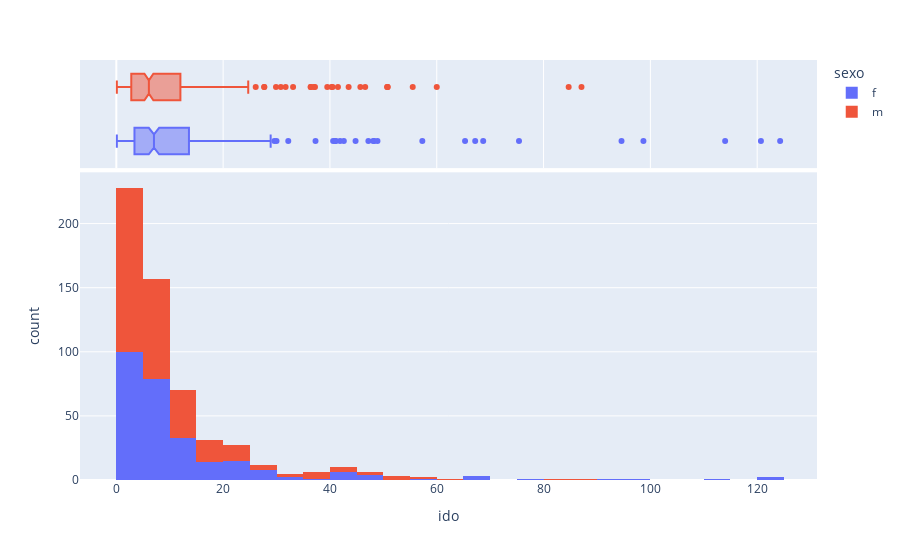
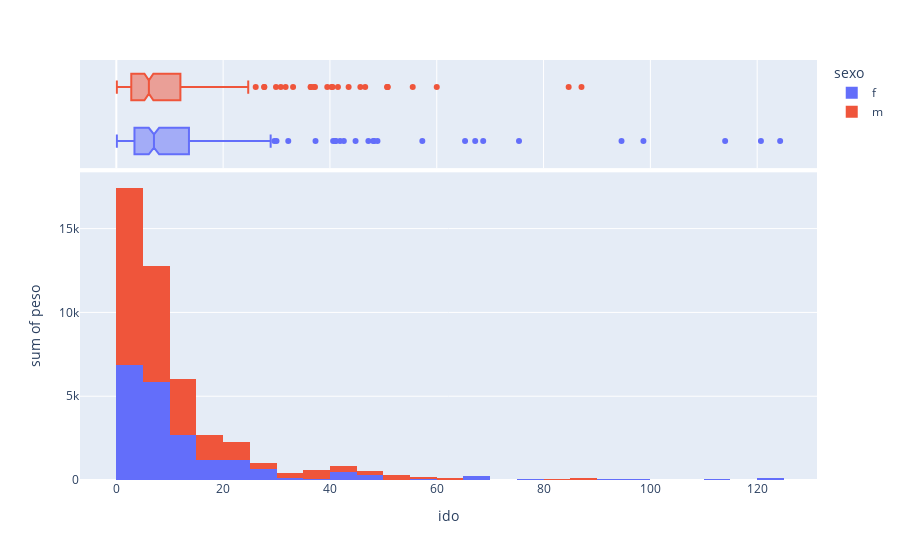
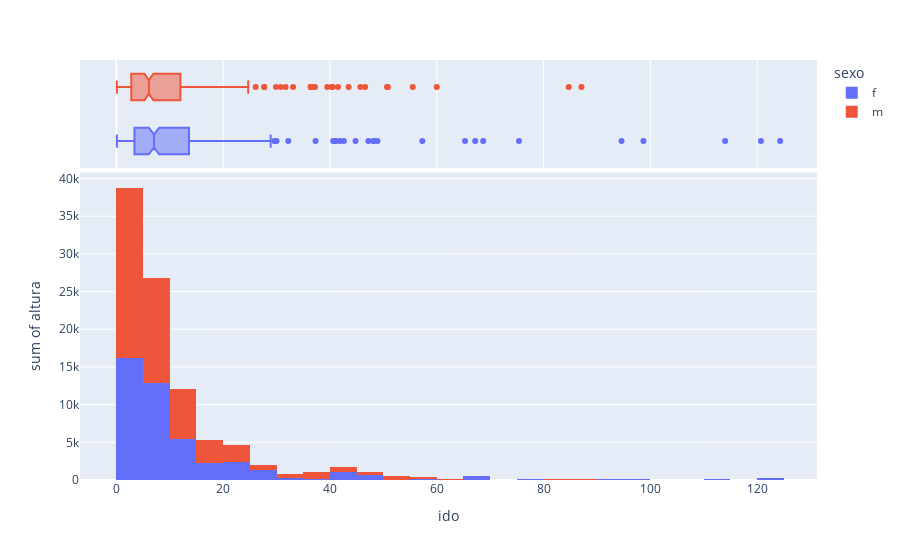

The cell these charts' notebook holds for them, in order:
### Code cell
pd.options.plotting.backend = "plotly"

# fig = px.histogram(df, x="ido", y="idade", color="sexo", marginal="box", hover_data=df.columns)
fig = px.histogram(df, x="ido", color="sexo", marginal="box", hover_data=df.columns)

fig.show()

fig = px.histogram(df, x="ido", y="peso", color="sexo", marginal="box", hover_data=df.columns)
fig.show()

fig = px.histogram(df, x="ido", y="altura", color="sexo", marginal="box", hover_data=df.columns)
fig.show()

### Figure 1 — Plotly figure (JSON) as saved in the notebook; plotly's stock layout.template omitted (floating-point values rounded to 4 significant figures; data arrays with more than 128 entries replaced by an {"elided": "..."} marker saying what was removed)
{"data": [{"alignmentgroup": "True", "bingroup": "x", "hovertemplate": "sexo=f<br>ido=%{x}<br>count=%{y}<extra></extra>", "legendgroup": "f", "marker": {"color": "#636efa", "pattern": {"shape": ""}}, "name": "f", "offsetgroup": "f", "orientation": "v", "showlegend": true, "type": "histogram", "x": {"elided": "273 float values"}, "xaxis": "x", "yaxis": "y"}, {"alignmentgroup": "True", "customdata": {"elided": "273x26 mixed values"}, "hovertemplate": "sexo=%{customdata[2]}<br>ido=%{x}<br>id_paciente=%{customdata[0]}<br>idade=%{customdata[1]}<br>peso=%{customdata[3]}<br>altura=%{customdata[4]}<br>Sequencia_exame=%{customdata[5]}<br>data_inicio=%{customdata[6]}<br>data_termino=%{customdata[7]}<br>fcminima=%{customdata[8]}<br>fcmedia=%{customdata[9]}<br>fcmaxima=%{customdata[10]}<br>bpm1=%{customdata[11]}<br>bpm2=%{customdata[12]}<br>bpm3=%{customdata[13]}<br>bpm4=%{customdata[14]}<br>bpm5=%{customdata[15]}<br>bpm6=%{customdata[16]}<br>bpm7=%{customdata[17]}<br>bpm8=%{customdata[18]}<br>bpm9=%{customdata[19]}<br>bpm10=%{customdata[20]}<br>bpm11=%{customdata[21]}<br>bpm12=%{customdata[22]}<br>bpm13=%{customdata[23]}<br>bpm14=%{customdata[24]}<br>bpm15=%{customdata[25]}<extra></extra>", "legendgroup": "f", "marker": {"color": "#636efa"}, "name": "f", "notched": true, "offsetgroup": "f", "showlegend": false, "type": "box", "x": {"elided": "273 float values"}, "xaxis": "x2", "yaxis": "y2"}, {"alignmentgroup": "True", "bingroup": "x", "hovertemplate": "sexo=m<br>ido=%{x}<br>count=%{y}<extra></extra>", "legendgroup": "m", "marker": {"color": "#EF553B", "pattern": {"shape": ""}}, "name": "m", "offsetgroup": "m", "orientation": "v", "showlegend": true, "type": "histogram", "x": {"elided": "297 float values"}, "xaxis": "x", "yaxis": "y"}, {"alignmentgroup": "True", "customdata": {"elided": "297x26 mixed values"}, "hovertemplate": "sexo=%{customdata[2]}<br>ido=%{x}<br>id_paciente=%{customdata[0]}<br>idade=%{customdata[1]}<br>peso=%{customdata[3]}<br>altura=%{customdata[4]}<br>Sequencia_exame=%{customdata[5]}<br>data_inicio=%{customdata[6]}<br>data_termino=%{customdata[7]}<br>fcminima=%{customdata[8]}<br>fcmedia=%{customdata[9]}<br>fcmaxima=%{customdata[10]}<br>bpm1=%{customdata[11]}<br>bpm2=%{customdata[12]}<br>bpm3=%{customdata[13]}<br>bpm4=%{customdata[14]}<br>bpm5=%{customdata[15]}<br>bpm6=%{customdata[16]}<br>bpm7=%{customdata[17]}<br>bpm8=%{customdata[18]}<br>bpm9=%{customdata[19]}<br>bpm10=%{customdata[20]}<br>bpm11=%{customdata[21]}<br>bpm12=%{customdata[22]}<br>bpm13=%{customdata[23]}<br>bpm14=%{customdata[24]}<br>bpm15=%{customdata[25]}<extra></extra>", "legendgroup": "m", "marker": {"color": "#EF553B"}, "name": "m", "notched": true, "offsetgroup": "m", "showlegend": false, "type": "box", "x": {"elided": "297 float values"}, "xaxis": "x2", "yaxis": "y2"}], "layout": {"barmode": "relative", "legend": {"title": {"text": "sexo"}, "tracegroupgap": 0}, "margin": {"t": 60}, "xaxis": {"anchor": "y", "domain": [0, 1], "title": {"text": "ido"}}, "xaxis2": {"anchor": "y2", "domain": [0, 1], "matches": "x", "showgrid": true, "showticklabels": false}, "yaxis": {"anchor": "x", "domain": [0, 0.7326], "title": {"text": "count"}}, "yaxis2": {"anchor": "x2", "domain": [0.7426, 1], "matches": "y2", "showgrid": false, "showline": false, "showticklabels": false, "ticks": ""}}}

### Figure 2 — Plotly figure (JSON) as saved in the notebook; plotly's stock layout.template omitted (floating-point values rounded to 4 significant figures; data arrays with more than 128 entries replaced by an {"elided": "..."} marker saying what was removed)
{"data": [{"alignmentgroup": "True", "bingroup": "x", "histfunc": "sum", "hovertemplate": "sexo=f<br>ido=%{x}<br>sum of peso=%{y}<extra></extra>", "legendgroup": "f", "marker": {"color": "#636efa", "pattern": {"shape": ""}}, "name": "f", "offsetgroup": "f", "orientation": "v", "showlegend": true, "type": "histogram", "x": {"elided": "273 float values"}, "xaxis": "x", "y": {"elided": "273 int values"}, "yaxis": "y"}, {"alignmentgroup": "True", "customdata": {"elided": "273x25 mixed values"}, "hovertemplate": "sexo=%{customdata[2]}<br>ido=%{x}<br>id_paciente=%{customdata[0]}<br>idade=%{customdata[1]}<br>altura=%{customdata[3]}<br>Sequencia_exame=%{customdata[4]}<br>data_inicio=%{customdata[5]}<br>data_termino=%{customdata[6]}<br>fcminima=%{customdata[7]}<br>fcmedia=%{customdata[8]}<br>fcmaxima=%{customdata[9]}<br>bpm1=%{customdata[10]}<br>bpm2=%{customdata[11]}<br>bpm3=%{customdata[12]}<br>bpm4=%{customdata[13]}<br>bpm5=%{customdata[14]}<br>bpm6=%{customdata[15]}<br>bpm7=%{customdata[16]}<br>bpm8=%{customdata[17]}<br>bpm9=%{customdata[18]}<br>bpm10=%{customdata[19]}<br>bpm11=%{customdata[20]}<br>bpm12=%{customdata[21]}<br>bpm13=%{customdata[22]}<br>bpm14=%{customdata[23]}<br>bpm15=%{customdata[24]}<extra></extra>", "legendgroup": "f", "marker": {"color": "#636efa"}, "name": "f", "notched": true, "offsetgroup": "f", "showlegend": false, "type": "box", "x": {"elided": "273 float values"}, "xaxis": "x2", "yaxis": "y2"}, {"alignmentgroup": "True", "bingroup": "x", "histfunc": "sum", "hovertemplate": "sexo=m<br>ido=%{x}<br>sum of peso=%{y}<extra></extra>", "legendgroup": "m", "marker": {"color": "#EF553B", "pattern": {"shape": ""}}, "name": "m", "offsetgroup": "m", "orientation": "v", "showlegend": true, "type": "histogram", "x": {"elided": "297 float values"}, "xaxis": "x", "y": {"elided": "297 int values"}, "yaxis": "y"}, {"alignmentgroup": "True", "customdata": {"elided": "297x25 mixed values"}, "hovertemplate": "sexo=%{customdata[2]}<br>ido=%{x}<br>id_paciente=%{customdata[0]}<br>idade=%{customdata[1]}<br>altura=%{customdata[3]}<br>Sequencia_exame=%{customdata[4]}<br>data_inicio=%{customdata[5]}<br>data_termino=%{customdata[6]}<br>fcminima=%{customdata[7]}<br>fcmedia=%{customdata[8]}<br>fcmaxima=%{customdata[9]}<br>bpm1=%{customdata[10]}<br>bpm2=%{customdata[11]}<br>bpm3=%{customdata[12]}<br>bpm4=%{customdata[13]}<br>bpm5=%{customdata[14]}<br>bpm6=%{customdata[15]}<br>bpm7=%{customdata[16]}<br>bpm8=%{customdata[17]}<br>bpm9=%{customdata[18]}<br>bpm10=%{customdata[19]}<br>bpm11=%{customdata[20]}<br>bpm12=%{customdata[21]}<br>bpm13=%{customdata[22]}<br>bpm14=%{customdata[23]}<br>bpm15=%{customdata[24]}<extra></extra>", "legendgroup": "m", "marker": {"color": "#EF553B"}, "name": "m", "notched": true, "offsetgroup": "m", "showlegend": false, "type": "box", "x": {"elided": "297 float values"}, "xaxis": "x2", "yaxis": "y2"}], "layout": {"barmode": "relative", "legend": {"title": {"text": "sexo"}, "tracegroupgap": 0}, "margin": {"t": 60}, "xaxis": {"anchor": "y", "domain": [0, 1], "title": {"text": "ido"}}, "xaxis2": {"anchor": "y2", "domain": [0, 1], "matches": "x", "showgrid": true, "showticklabels": false}, "yaxis": {"anchor": "x", "domain": [0, 0.7326], "title": {"text": "sum of peso"}}, "yaxis2": {"anchor": "x2", "domain": [0.7426, 1], "matches": "y2", "showgrid": false, "showline": false, "showticklabels": false, "ticks": ""}}}

### Figure 3 — Plotly figure (JSON) as saved in the notebook; plotly's stock layout.template omitted (floating-point values rounded to 4 significant figures; data arrays with more than 128 entries replaced by an {"elided": "..."} marker saying what was removed)
{"data": [{"alignmentgroup": "True", "bingroup": "x", "histfunc": "sum", "hovertemplate": "sexo=f<br>ido=%{x}<br>sum of altura=%{y}<extra></extra>", "legendgroup": "f", "marker": {"color": "#636efa", "pattern": {"shape": ""}}, "name": "f", "offsetgroup": "f", "orientation": "v", "showlegend": true, "type": "histogram", "x": {"elided": "273 float values"}, "xaxis": "x", "y": {"elided": "273 int values"}, "yaxis": "y"}, {"alignmentgroup": "True", "customdata": {"elided": "273x25 mixed values"}, "hovertemplate": "sexo=%{customdata[2]}<br>ido=%{x}<br>id_paciente=%{customdata[0]}<br>idade=%{customdata[1]}<br>peso=%{customdata[3]}<br>Sequencia_exame=%{customdata[4]}<br>data_inicio=%{customdata[5]}<br>data_termino=%{customdata[6]}<br>fcminima=%{customdata[7]}<br>fcmedia=%{customdata[8]}<br>fcmaxima=%{customdata[9]}<br>bpm1=%{customdata[10]}<br>bpm2=%{customdata[11]}<br>bpm3=%{customdata[12]}<br>bpm4=%{customdata[13]}<br>bpm5=%{customdata[14]}<br>bpm6=%{customdata[15]}<br>bpm7=%{customdata[16]}<br>bpm8=%{customdata[17]}<br>bpm9=%{customdata[18]}<br>bpm10=%{customdata[19]}<br>bpm11=%{customdata[20]}<br>bpm12=%{customdata[21]}<br>bpm13=%{customdata[22]}<br>bpm14=%{customdata[23]}<br>bpm15=%{customdata[24]}<extra></extra>", "legendgroup": "f", "marker": {"color": "#636efa"}, "name": "f", "notched": true, "offsetgroup": "f", "showlegend": false, "type": "box", "x": {"elided": "273 float values"}, "xaxis": "x2", "yaxis": "y2"}, {"alignmentgroup": "True", "bingroup": "x", "histfunc": "sum", "hovertemplate": "sexo=m<br>ido=%{x}<br>sum of altura=%{y}<extra></extra>", "legendgroup": "m", "marker": {"color": "#EF553B", "pattern": {"shape": ""}}, "name": "m", "offsetgroup": "m", "orientation": "v", "showlegend": true, "type": "histogram", "x": {"elided": "297 float values"}, "xaxis": "x", "y": {"elided": "297 int values"}, "yaxis": "y"}, {"alignmentgroup": "True", "customdata": {"elided": "297x25 mixed values"}, "hovertemplate": "sexo=%{customdata[2]}<br>ido=%{x}<br>id_paciente=%{customdata[0]}<br>idade=%{customdata[1]}<br>peso=%{customdata[3]}<br>Sequencia_exame=%{customdata[4]}<br>data_inicio=%{customdata[5]}<br>data_termino=%{customdata[6]}<br>fcminima=%{customdata[7]}<br>fcmedia=%{customdata[8]}<br>fcmaxima=%{customdata[9]}<br>bpm1=%{customdata[10]}<br>bpm2=%{customdata[11]}<br>bpm3=%{customdata[12]}<br>bpm4=%{customdata[13]}<br>bpm5=%{customdata[14]}<br>bpm6=%{customdata[15]}<br>bpm7=%{customdata[16]}<br>bpm8=%{customdata[17]}<br>bpm9=%{customdata[18]}<br>bpm10=%{customdata[19]}<br>bpm11=%{customdata[20]}<br>bpm12=%{customdata[21]}<br>bpm13=%{customdata[22]}<br>bpm14=%{customdata[23]}<br>bpm15=%{customdata[24]}<extra></extra>", "legendgroup": "m", "marker": {"color": "#EF553B"}, "name": "m", "notched": true, "offsetgroup": "m", "showlegend": false, "type": "box", "x": {"elided": "297 float values"}, "xaxis": "x2", "yaxis": "y2"}], "layout": {"barmode": "relative", "legend": {"title": {"text": "sexo"}, "tracegroupgap": 0}, "margin": {"t": 60}, "xaxis": {"anchor": "y", "domain": [0, 1], "title": {"text": "ido"}}, "xaxis2": {"anchor": "y2", "domain": [0, 1], "matches": "x", "showgrid": true, "showticklabels": false}, "yaxis": {"anchor": "x", "domain": [0, 0.7326], "title": {"text": "sum of altura"}}, "yaxis2": {"anchor": "x2", "domain": [0.7426, 1], "matches": "y2", "showgrid": false, "showline": false, "showticklabels": false, "ticks": ""}}}
